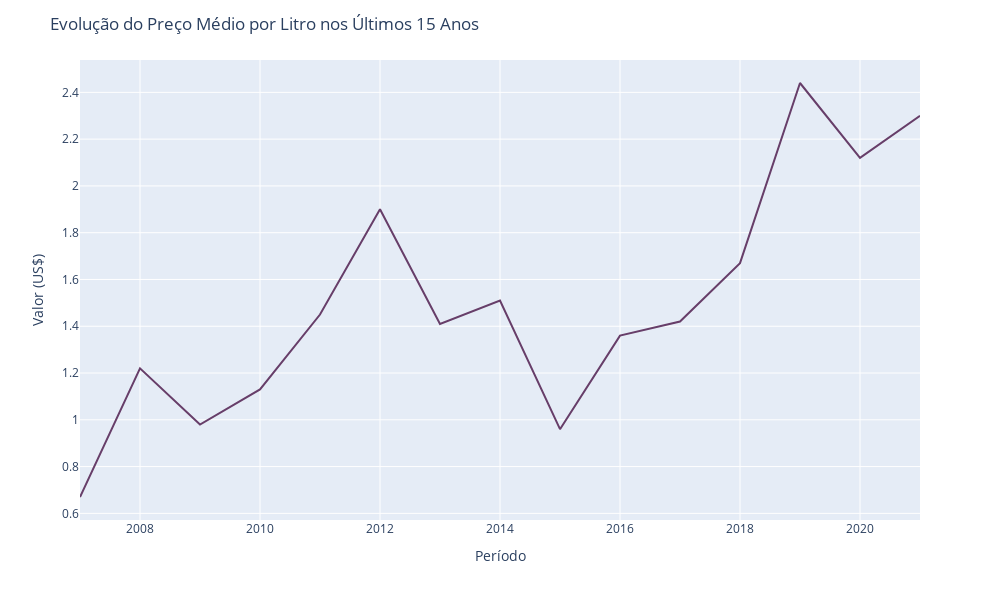

Here is the notebook cell this chart was saved with:
### Code cell
fig = px.line(
    data_frame = evolucao_preco_medio_por_litro, 
    x = evolucao_preco_medio_por_litro.index, 
    y = 'valor_exportacao_por_litro',
    color_discrete_sequence = ['#673E69']
)

fig.update_layout(
    title = 'Evolução do Preço Médio por Litro nos Últimos 15 Anos', 
    xaxis_title = 'Período', 
    yaxis_title = 'Valor (US$)',
    width = 1000, 
    height = 600
    )

fig.show()

### Figure 1 — Plotly figure (JSON) as saved in the notebook; plotly's stock layout.template omitted (floating-point values rounded to 4 significant figures)
{"data": [{"hovertemplate": "ano=%{x}<br>valor_exportacao_por_litro=%{y}<extra></extra>", "legendgroup": "", "line": {"color": "#673E69", "dash": "solid"}, "marker": {"symbol": "circle"}, "mode": "lines", "name": "", "orientation": "v", "showlegend": false, "type": "scatter", "x": [2007, 2008, 2009, 2010, 2011, 2012, 2013, 2014, 2015, 2016, 2017, 2018, 2019, 2020, 2021], "xaxis": "x", "y": [0.67, 1.22, 0.98, 1.13, 1.45, 1.9, 1.41, 1.51, 0.96, 1.36, 1.42, 1.67, 2.44, 2.12, 2.3], "yaxis": "y"}], "layout": {"height": 600, "legend": {"tracegroupgap": 0}, "margin": {"t": 60}, "title": {"text": "Evolução do Preço Médio por Litro nos Últimos 15 Anos"}, "width": 1000, "xaxis": {"anchor": "y", "domain": [0, 1], "title": {"text": "Período"}}, "yaxis": {"anchor": "x", "domain": [0, 1], "title": {"text": "Valor (US$)"}}}}
